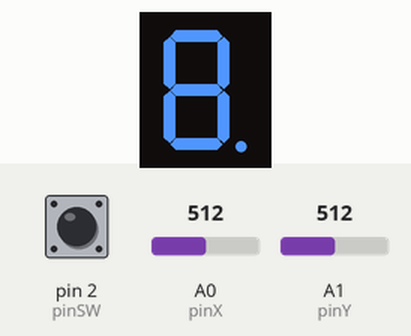
The sketch below on a simulated Arduino Uno, built with avr-gcc and run on an emulated ATmega328P. Parts: 1-digit seven-segment display. Wiring (inferred from the names in the program): 1-digit 7-segment display, segments lit when LOW: segments pin 10, pin 9, pin 8, pin 7, pin 6, pin 5, pin 4, pin 12. Inputs (shaded band) come from the test bench; at power-on: A1 (pinY) = 512, pin 2 (pinSW) HIGH, A0 (pinX) = 512. The segment pins are drawn as the display they are named for.

Above: at 0.76 s.
1.3 s: A1 (pinY) set to 440
At 1.67 s:
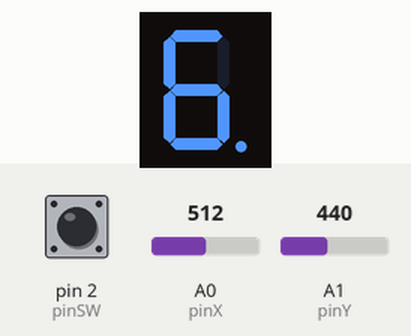
Timing chart, 0 to 4.3 s (numbered marks = the images above; inputs shaded):
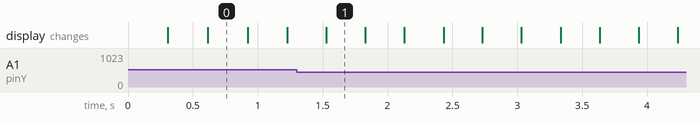

The sketch:

seven_segment_drawing.ino
```cpp
const int pinSW = 2;
const int pinX = A0;
const int pinY = A1;
byte swState = HIGH;
int xValue = 0;
int yValue = 0;

const int pinA = 12;
const int pinB = 10;
const int pinC = 9;
const int pinD = 8;
const int pinE = 7;
const int pinF = 6;
const int pinG = 5;
const int pinDP = 4;
const int segSize = 8;

int segments[segSize] = {
    pinA, pinB, pinC, pinD, pinE, pinF, pinG, pinDP
};

const int lowerThresholdX = 450, lowerThresholdY = 450;
const int upperThresholdX = 570, upperThresholdY = 570;

volatile int debounceDelay = 50;
const int resetDelay = 2000;
const int blinkingTime = 300;
volatile unsigned long lastPressed = 0;
int lastStateChange = 0;
bool toggled = 0;
volatile bool swToggled = 0;
int currentSegment = pinDP;
bool currentSegmentState = 0;

const int noOfMoves = 4; //up, down, left, right

const int up = 0, down = 1, left = 2, right = 3;

volatile bool states[segSize] = {
    0, 0, 0, 0, 0, 0, 0, 0
};

int neighbours[segSize][noOfMoves] = {
    // up, down, left, right
    {-1, pinG, pinF, pinB}, // A
    {pinA, pinG, pinF, -1}, // B
    {pinG, pinD, pinE, pinDP}, // C
    {pinG, -1, pinE, pinC}, // D
    {pinG, pinD, -1, pinC}, // E
    {pinA, pinG, -1, pinB}, // F
    {pinA, pinD, -1, -1}, // G
    {-1, -1, pinC, -1}, // DP
};

void setup() {
    pinMode(pinSW, INPUT_PULLUP);
    pinMode(pinX, INPUT);
    pinMode(pinY, INPUT);

    for(int i = 0; i < segSize; i++) {
        pinMode(segments[i], OUTPUT);
    }

    attachInterrupt(digitalPinToInterrupt(pinSW), onChange, CHANGE);

    Serial.begin(9600);
}

void loop() {

    if(millis() - lastStateChange > blinkingTime) {
        lastStateChange = millis();

        currentSegmentState = !currentSegmentState;
        digitalWrite(currentSegment, currentSegmentState);
    }

    xValue = analogRead(pinX);
    yValue = analogRead(pinY);

    if(xValue > upperThresholdX && !toggled) {
        toggled = 1;

        move(up, currentSegment);
    }
    else if(xValue < lowerThresholdX && !toggled) {
        toggled = 1;

        move(down, currentSegment);
    }
    if(yValue > upperThresholdY && !toggled) {
        toggled = 1;

        move(right, currentSegment);
    }
    else if(yValue < lowerThresholdY && !toggled) {
        toggled = 1;

        move(left, currentSegment);
    }

    if(xValue < upperThresholdX && xValue > lowerThresholdX && yValue < upperThresholdY && yValue > lowerThresholdY) {
        toggled = 0;
        delay(10);
    }
}

void move(int direction, int currSegment) {
    currentSegment = neighbours[pinToIndex(currSegment)][direction] != -1 ? neighbours[pinToIndex(currSegment)][direction] : currSegment;

    if(states[pinToIndex(currSegment)]) {
        digitalWrite(currSegment, HIGH);
    }
    else {
        digitalWrite(currSegment, LOW);
    }
}

void onChange() {

    unsigned long current = micros() / 1000 - lastPressed;

    if(current < debounceDelay) {
        return;
    }

    if(current > resetDelay && swState == LOW) {
        resetDisplay();

        swState = !swState;
        lastPressed = micros() / 1000;

        return;
    }

    if(swState == HIGH) {
        states[pinToIndex(currentSegment)] = !states[pinToIndex(currentSegment)];
    }

    lastPressed = micros() / 1000;
    swState = !swState;
}

void resetDisplay() {
    for(int i = 0; i < segSize; i++) {
        digitalWrite(segments[i], LOW);
        states[i] = 0;
    }

    currentSegment = pinDP;
}

int pinToIndex(int pin) {
    switch (pin)
    {
        case 12:
            return 0;
        case 10:
            return 1;
        case 9:
            return 2;
        case 8:
            return 3;
        case 7:
            return 4;
        case 6:
            return 5;
        case 5:
            return 6;
        case 4:
            return 7;

        default:
            return 7;
    }
}
```

Measured:
- after the input at 1.3 s, the display: changes after 0.23 s (image 1)
